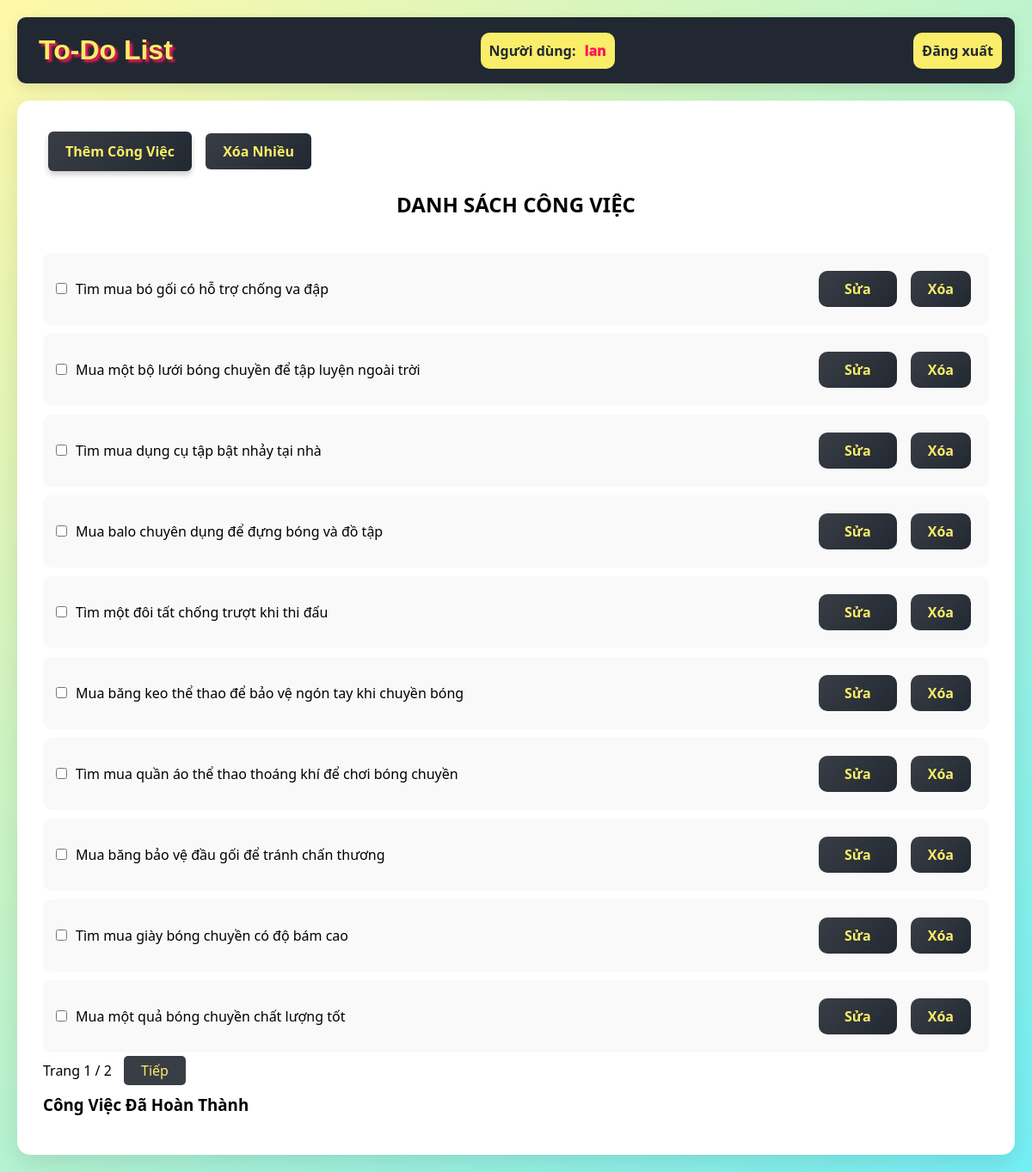
/tasks (signed in), run on an earlier commit of the app's database.
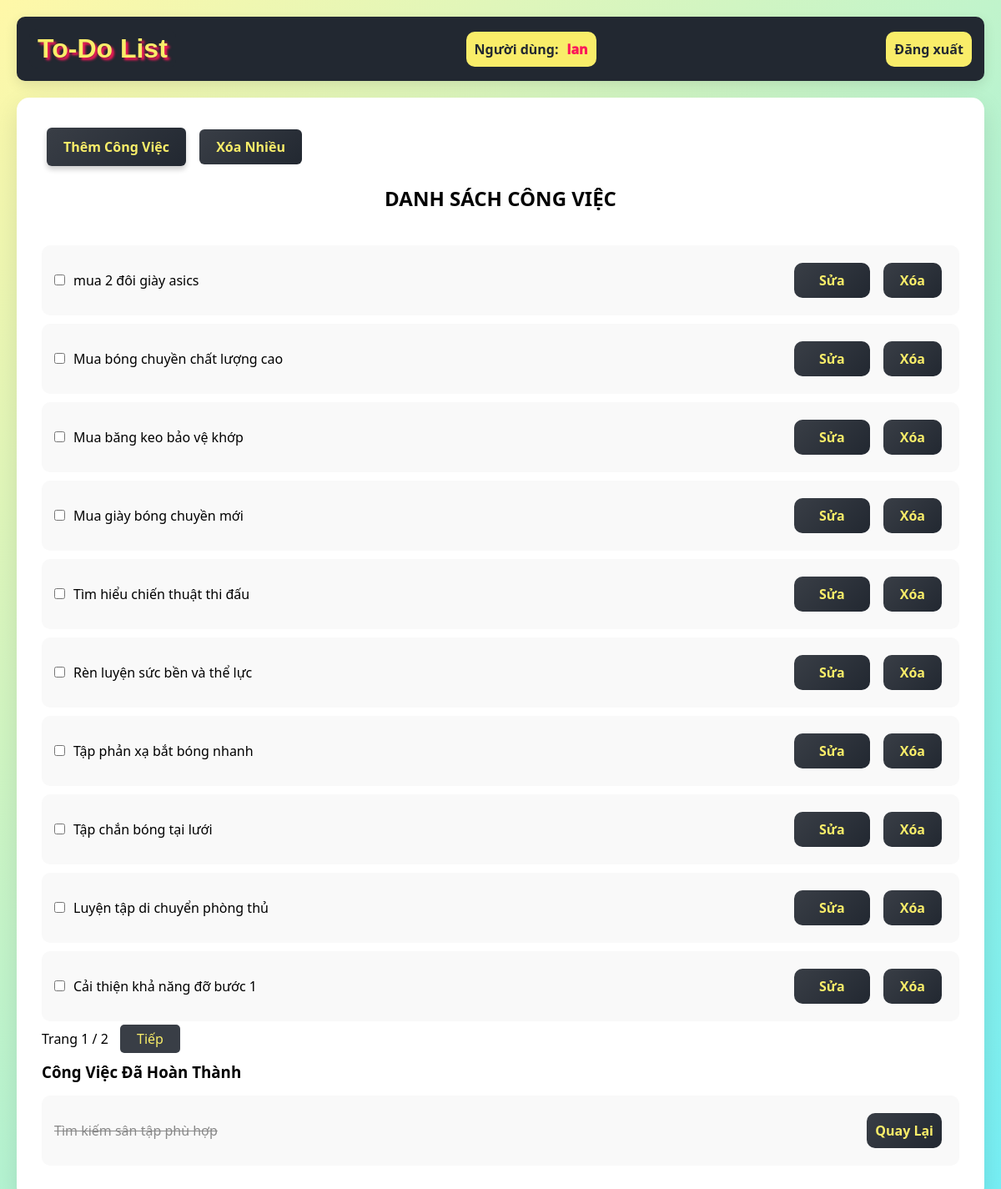
And on a later commit of the database.
### tables this page shows
CREATE TABLE user (
  id INTEGER PRIMARY KEY,
  email TEXT UNIQUE NOT NULL,
  username TEXT UNIQUE NOT NULL,
  password TEXT NOT NULL,
  role TEXT NOT NULL DEFAULT 'user',
  blocked INTEGER NOT NULL DEFAULT 0
);

CREATE TABLE todo (
  id INTEGER PRIMARY KEY AUTOINCREMENT,
  user_id INTEGER NOT NULL,
  title TEXT NOT NULL,
  completed INTEGER NOT NULL DEFAULT 0,
  FOREIGN KEY (user_id) REFERENCES user (id)
);

### flaskr/blog.py (the view)
@bp.route('/tasks')
@login_required
def index():
    db = get_db()
    page = request.args.get('page', 1, type=int)
    per_page = 10  # Số công việc hiển thị trên mỗi trang
    offset = (page - 1) * per_page
    todos = db.execute(
        'SELECT * FROM todo WHERE user_id = ? AND completed = 0 ORDER BY id DESC LIMIT ? OFFSET ?',
        (g.user['id'], per_page, offset)
    ).fetchall()
    total_todos = db.execute(
        'SELECT COUNT(*) FROM todo WHERE user_id = ? AND completed = 0',
        (g.user['id'],)
    ).fetchone()[0]
    total_pages = (total_todos + per_page - 1) // per_page  # Tính tổng số trang
    completed_todos = db.execute(
        'SELECT * FROM todo WHERE user_id = ? AND completed = 1 ORDER BY id DESC',
        (g.user['id'],)
    ).fetchall()
    return render_template('blog/index.html', todos=todos, completed_todos=completed_todos, page=page, total_pages=total_pages)

### flaskr/auth.py (called while the page is built)
@bp.before_app_request
def load_logged_in_user():
    user_id = session.get('user_id')
    if user_id is None:
        g.user = None
    else:
        g.user = get_db().execute(
            'SELECT * FROM user WHERE id = ?', (user_id,)
        ).fetchone()

def login_required(view):
    @functools.wraps(view)
    def wrapped_view(**kwargs):
        if g.user is None:
            return redirect(url_for('auth.login'))
        return view(**kwargs)
    return wrapped_view

### flaskr/db.py (called while the page is built)
def get_db():
    if 'db' not in g:
        g.db = sqlite3.connect(
            current_app.config['DATABASE'],
            detect_types=sqlite3.PARSE_DECLTYPES
        )
        g.db.row_factory = sqlite3.Row
    return g.db

### flaskr/templates/blog/index.html (shortened to what this page needs)
{% extends "base.html" %}
{% block content %}
    {% if g.user %}
        <a href="{{ url_for('blog.create') }}" class="add-btn">Thêm Công Việc</a>
        <button type="button" id="deleteMultipleBtn" class="delete-btn">Xóa Nhiều</button>
        <h2>DANH SÁCH CÔNG VIỆC</h2>
        <ul class="todo-list" id="todo-list">
            {% for todo in todos %}
                <li class="todo-item {% if todo['completed'] %}completed{% endif %}" id="todo-{{ todo['id'] }}">
                    <div class="checkbox">
                        <input type="checkbox" name="completed"
                            onchange="toggleCompleted({{ todo['id'] }}, this.checked)">
                    </div>
                    <span>{{ todo['title'] }}</span>
                    <div>
                        <button><a href="{{ url_for('blog.update', id=todo['id']) }}">Sửa</a></button>
                        <form action="{{ url_for('blog.delete', id=todo['id']) }}" method="post" style="display:inline;">
                            <button type="submit" class="delete-btn">Xóa</button>
                        </form>
                    </div>
                </li>
            {% endfor %}
        </ul>
        <div class="pagination">
            <span>Trang {{ page }} / {{ total_pages }}</span>
            {% if page < total_pages %}
                <a href="{{ url_for('blog.index', page=page+1) }}" class="next">Tiếp</a>
            {% endif %}
        </div>
        <div class="completed-todo">
            <h3>Công Việc Đã Hoàn Thành</h3>
            <ul class="completed-todo-list" id="completed-list">
                {% for todo in completed_todos %}
                    <li class="todo-item completed" id="todo-{{ todo['id'] }}">
                        <span>{{ todo['title'] }}</span>
                        <button onclick="returnTask({{ todo['id'] }})" class="return-btn">Quay Lại</button>
                    </li>
                {% endfor %}
            </ul>
        </div>
    {% else %}
        <p>Vui lòng <a href="{{ url_for('auth.login') }}">đăng nhập</a> để xem danh sách công việc.</p>
    {% endif %}
{% endblock %}

### flaskr/templates/base.html (shortened to what this page needs)
<!DOCTYPE html>
<html lang="vi">
<head>
    <link rel="stylesheet" href="{{ url_for('static', filename='style.css') }}">
    <link rel="stylesheet" href="https://cdn.jsdelivr.net/npm/bootstrap-icons/font/bootstrap-icons.css">
</head>
<body>
    <nav>
        <h1>
            <a href="{{ url_for('blog.about') }}" class="about-link">
                To-Do List
            </a>
        </h1>
        {% if g.user %}
            <div>
                <p>Người dùng:</p>
                <span>{{ g.user['username'] }}</span>
            </div>
            <a href="{{ url_for('auth.logout') }}">Đăng xuất</a>
        {% else %}
            <a href="{{ url_for('auth.login') }}">Đăng nhập</a>
            <a href="{{ url_for('auth.register') }}">Đăng ký</a>
        {% endif %}
    </nav>
    <section class="content">
        {% block content %}{% endblock %}
    </section>
</body>
</html>

### flaskr/static/style.css (style rules this page uses)
:root { --cyan: #00ADB5; --light_cyan: #18e6e6; --green: #00df64; --black: #393E46; --white: #EEEEEE; --dark: #222831; --yellow: #F9ED69; --orange: #F08A5D; --red: #fb1859; --purple: #6A2C70; }
* { margin: 0; padding: 0; box-sizing: border-box; font-family: 'Segoe UI', Tahoma, Geneva, Verdana, sans-serif; }
body { min-height: 100vh; background: linear-gradient(135deg, #fff8a8, #74eff6); padding: 20px; }
nav { background: var(--dark); padding: 15px; border-radius: 10px; margin-bottom: 20px; display: flex; justify-content: space-between; align-items: center; box-shadow: 0 5px 15px rgba(0, 0, 0, 0.1); color: var(--white); }
nav h1 { color: var(--yellow); font-size: xx-large; font-weight: bold; }
nav div { color: var(--white); display: flex; background-color: var(--yellow); border-radius: 10px; padding: 10px 10px; }
nav div p { margin-right: 10px; font-weight: 600; color: var(--dark); }
nav div span { color: var(--red); font-weight: 1000; }
nav a { color: var(--white); text-decoration: none; border-radius: 10px; padding: 5px 10px; background-color: var(--yellow); color: var(--dark); font-weight: 600; padding: 10px 10px; transition: transform 0.3s ease; }
.content { margin: 0 auto; background: white; padding: 30px; border-radius: 15px; box-shadow: 0 10px 30px rgba(0, 0, 0, 0.1); }
h2 { margin-top: 16px; margin-bottom: 20px; text-align: center; }
form { display: flex; flex-direction: column; justify-content: center; }
button { padding: 10px; background: linear-gradient(135deg, var(--black), var(--dark)); border: none; border-radius: 10px; color: var(--yellow); font-size: 16px; cursor: pointer; transition: transform 0.3s ease; font-weight: 600; margin: 6px; }
.add-btn { display: inline-block; padding: 12px 20px; background: linear-gradient(135deg, var(--black), var(--dark)); border: none; border-radius: 6px; color: var(--yellow); font-size: 16px; font-weight: 600; text-decoration: none; cursor: pointer; transition: all 0.3s ease; margin: 6px; box-shadow: 0 4px 6px rgba(0, 0, 0, 0.2); }
.todo-list { list-style: none; }
.todo-item { display: flex; align-items: center; padding: 15px; background: #f9f9f9; border-radius: 10px; margin-bottom: 10px; }
.todo-item.completed span { text-decoration: line-through; color: #888; }
.todo-item span { flex: 1; margin-right: 15px; }
.todo-item a, .delete-btn { text-decoration: none; color: var(--yellow); padding: 10px 20px; border-radius: 6px; }
.todo-item button.delete-btn { padding: 10px 20px; border-radius: 10px; }
.prev, .next { margin-top: 10px; background-color: var(--black); color: var(--yellow); border-radius: 5px; padding: 6px 20px; margin-right: 10px; text-decoration: none; }
.next { margin-left: 10px; }
.todo-item { opacity: 1; transition: opacity 0.5s ease, transform 0.5s ease; }
.completed-todo { margin-top: 16px; }
h3 { margin-bottom: 16px; }
.about-link { position: relative; color: var(--yellow); text-decoration: none; font-weight: 900; font-family: 'Proza Libre', sans-serif; background-color: var(--dark); text-shadow: 3px 3px 3px var(--red); padding: 5px 10px; display: inline-flex; align-items: center; transition: transform 0.3s ease-in-out; }
.checkbox { margin-right: 10px; }

What changed in the data, as far as the page shows it:
removed todo: title "Tìm mua bó gối có hỗ trợ chống va đập", shown under "DANH SÁCH CÔNG VIỆC"
removed todo: title "Mua một bộ lưới bóng chuyền để tập luyện ngoài trời", shown under "DANH SÁCH CÔNG VIỆC"
removed todo: title "Tìm mua dụng cụ tập bật nhảy tại nhà", shown under "DANH SÁCH CÔNG VIỆC"
removed todo: title "Mua balo chuyên dụng để đựng bóng và đồ tập", shown under "DANH SÁCH CÔNG VIỆC"
removed todo: title "Tìm một đôi tất chống trượt khi thi đấu", shown under "DANH SÁCH CÔNG VIỆC"
removed todo: title "Mua băng keo thể thao để bảo vệ ngón tay khi chuyền bóng", shown under "DANH SÁCH CÔNG VIỆC"
removed todo: title "Tìm mua quần áo thể thao thoáng khí để chơi bóng chuyền", shown under "DANH SÁCH CÔNG VIỆC"
removed todo: title "Mua băng bảo vệ đầu gối để tránh chấn thương", shown under "DANH SÁCH CÔNG VIỆC"
removed todo: title "Tìm mua giày bóng chuyền có độ bám cao", shown under "DANH SÁCH CÔNG VIỆC"
removed todo: title "Mua một quả bóng chuyền chất lượng tốt", shown under "DANH SÁCH CÔNG VIỆC"
added todo: title "mua 2 đôi giày asics", shown under "DANH SÁCH CÔNG VIỆC"
added todo: title "Mua bóng chuyền chất lượng cao", shown under "DANH SÁCH CÔNG VIỆC"
added todo: title "Mua băng keo bảo vệ khớp", shown under "DANH SÁCH CÔNG VIỆC"
added todo: title "Mua giày bóng chuyền mới", shown under "DANH SÁCH CÔNG VIỆC"
added todo: title "Tìm hiểu chiến thuật thi đấu", shown under "DANH SÁCH CÔNG VIỆC"
added todo: title "Rèn luyện sức bền và thể lực", shown under "DANH SÁCH CÔNG VIỆC"
added todo: title "Tập phản xạ bắt bóng nhanh", shown under "DANH SÁCH CÔNG VIỆC"
added todo: title "Tập chắn bóng tại lưới", shown under "DANH SÁCH CÔNG VIỆC"
added todo: title "Luyện tập di chuyển phòng thủ", shown under "DANH SÁCH CÔNG VIỆC"
added todo: title "Cải thiện khả năng đỡ bước 1", shown under "DANH SÁCH CÔNG VIỆC"
added todo: title "Tìm kiếm sân tập phù hợp", shown under "Công Việc Đã Hoàn Thành"
